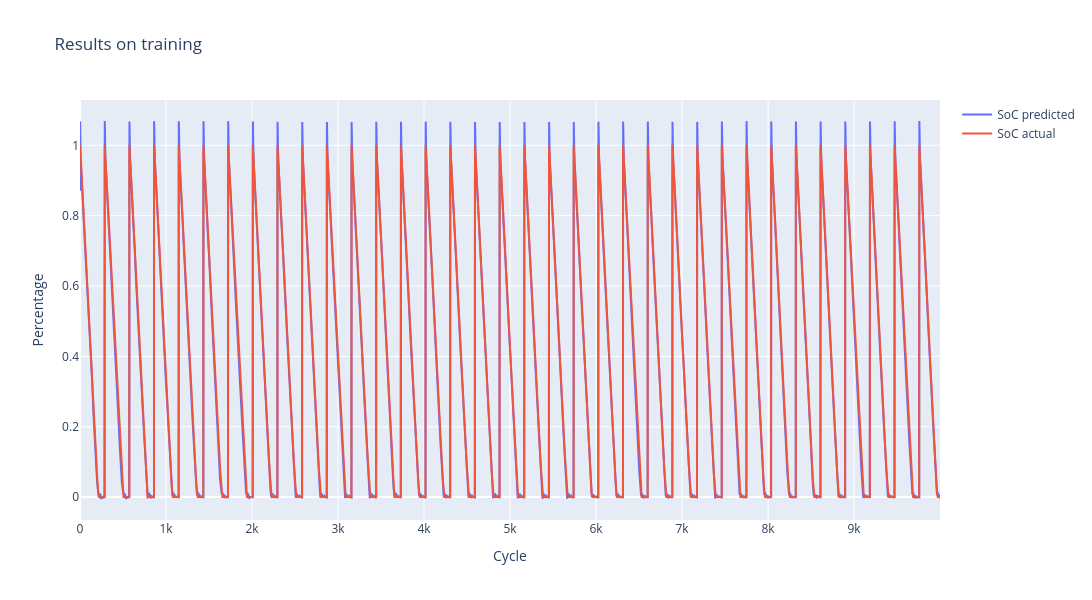

Notebook source saved alongside this figure:
### Code cell
cycle_num = 0
steps_num = 10000
step_index = np.arange(cycle_num*steps_num, (cycle_num+1)*steps_num)

fig = go.Figure()
fig.add_trace(go.Scatter(x=step_index, y=train_predictions.flatten()[cycle_num*steps_num:(cycle_num+1)*steps_num],
                    mode='lines', name='SoC predicted'))
fig.add_trace(go.Scatter(x=step_index, y=train_y.flatten()[cycle_num*steps_num:(cycle_num+1)*steps_num],
                    mode='lines', name='SoC actual'))
fig.update_layout(title='Results on training',
                  xaxis_title='Cycle',
                  yaxis_title='Percentage',
                  width=1400,
                  height=600)
fig.show()

### Figure 1 — Plotly figure (JSON) as saved in the notebook; plotly's stock layout.template omitted (floating-point values rounded to 4 significant figures; data arrays with more than 128 entries replaced by an {"elided": "..."} marker saying what was removed)
{"data": [{"mode": "lines", "name": "SoC predicted", "type": "scatter", "x": {"elided": "10000 int values"}, "y": {"elided": "10000 float values"}}, {"mode": "lines", "name": "SoC actual", "type": "scatter", "x": {"elided": "10000 int values"}, "y": {"elided": "10000 float values"}}], "layout": {"height": 600, "title": {"text": "Results on training"}, "width": 1400, "xaxis": {"title": {"text": "Cycle"}}, "yaxis": {"title": {"text": "Percentage"}}}}
